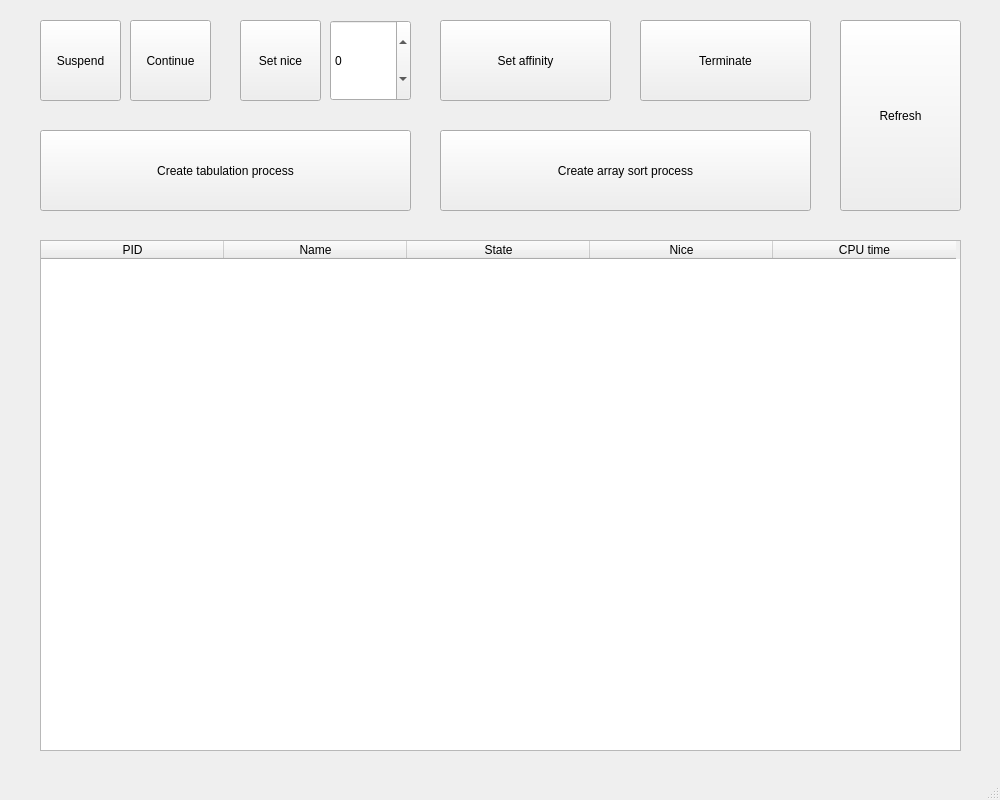
<?xml version="1.0" encoding="UTF-8"?>
<ui version="4.0">
 <class>MainWindow</class>
 <widget class="QMainWindow" name="MainWindow">
  <property name="geometry">
   <rect>
    <x>0</x>
    <y>0</y>
    <width>1000</width>
    <height>800</height>
   </rect>
  </property>
  <property name="windowTitle">
   <string>MainWindow</string>
  </property>
  <widget class="QWidget" name="centralwidget">
   <widget class="QPushButton" name="pushButton_affinity">
    <property name="geometry">
     <rect>
      <x>440</x>
      <y>20</y>
      <width>171</width>
      <height>81</height>
     </rect>
    </property>
    <property name="text">
     <string>Set affinity</string>
    </property>
   </widget>
   <widget class="QPushButton" name="pushButton_continue">
    <property name="geometry">
     <rect>
      <x>130</x>
      <y>20</y>
      <width>81</width>
      <height>81</height>
     </rect>
    </property>
    <property name="text">
     <string>Continue</string>
    </property>
   </widget>
   <widget class="QPushButton" name="pushButton_create_tab">
    <property name="geometry">
     <rect>
      <x>40</x>
      <y>130</y>
      <width>371</width>
      <height>81</height>
     </rect>
    </property>
    <property name="text">
     <string>Create tabulation process</string>
    </property>
   </widget>
   <widget class="QPushButton" name="pushButton_refresh">
    <property name="geometry">
     <rect>
      <x>840</x>
      <y>20</y>
      <width>121</width>
      <height>191</height>
     </rect>
    </property>
    <property name="text">
     <string>Refresh</string>
    </property>
   </widget>
   <widget class="QTableWidget" name="tableWidget">
    <property name="geometry">
     <rect>
      <x>40</x>
      <y>240</y>
      <width>921</width>
      <height>511</height>
     </rect>
    </property>
    <property name="editTriggers">
     <set>QAbstractItemView::EditTrigger::NoEditTriggers</set>
    </property>
    <property name="columnCount">
     <number>5</number>
    </property>
    <attribute name="horizontalHeaderDefaultSectionSize">
     <number>183</number>
    </attribute>
    <column>
     <property name="text">
      <string>PID</string>
     </property>
    </column>
    <column>
     <property name="text">
      <string>Name</string>
     </property>
    </column>
    <column>
     <property name="text">
      <string>State</string>
     </property>
    </column>
    <column>
     <property name="text">
      <string>Nice</string>
     </property>
    </column>
    <column>
     <property name="text">
      <string>CPU time</string>
     </property>
    </column>
   </widget>
   <widget class="QPushButton" name="pushButton_create_sort">
    <property name="geometry">
     <rect>
      <x>440</x>
      <y>130</y>
      <width>371</width>
      <height>81</height>
     </rect>
    </property>
    <property name="text">
     <string>Create array sort process</string>
    </property>
   </widget>
   <widget class="QPushButton" name="pushButton_terminate">
    <property name="geometry">
     <rect>
      <x>640</x>
      <y>20</y>
      <width>171</width>
      <height>81</height>
     </rect>
    </property>
    <property name="text">
     <string>Terminate</string>
    </property>
   </widget>
   <widget class="QPushButton" name="pushButton_priority">
    <property name="geometry">
     <rect>
      <x>240</x>
      <y>20</y>
      <width>81</width>
      <height>81</height>
     </rect>
    </property>
    <property name="text">
     <string>Set nice</string>
    </property>
   </widget>
   <widget class="QPushButton" name="pushButton_suspend">
    <property name="geometry">
     <rect>
      <x>40</x>
      <y>20</y>
      <width>81</width>
      <height>81</height>
     </rect>
    </property>
    <property name="text">
     <string>Suspend</string>
    </property>
   </widget>
   <widget class="QSpinBox" name="spinBox">
    <property name="geometry">
     <rect>
      <x>330</x>
      <y>20</y>
      <width>81</width>
      <height>81</height>
     </rect>
    </property>
    <property name="minimum">
     <number>-20</number>
    </property>
    <property name="maximum">
     <number>19</number>
    </property>
   </widget>
  </widget>
  <widget class="QMenuBar" name="menubar">
   <property name="geometry">
    <rect>
     <x>0</x>
     <y>0</y>
     <width>1000</width>
     <height>23</height>
    </rect>
   </property>
  </widget>
  <widget class="QStatusBar" name="statusbar"/>
 </widget>
 <resources/>
 <connections/>
</ui>
